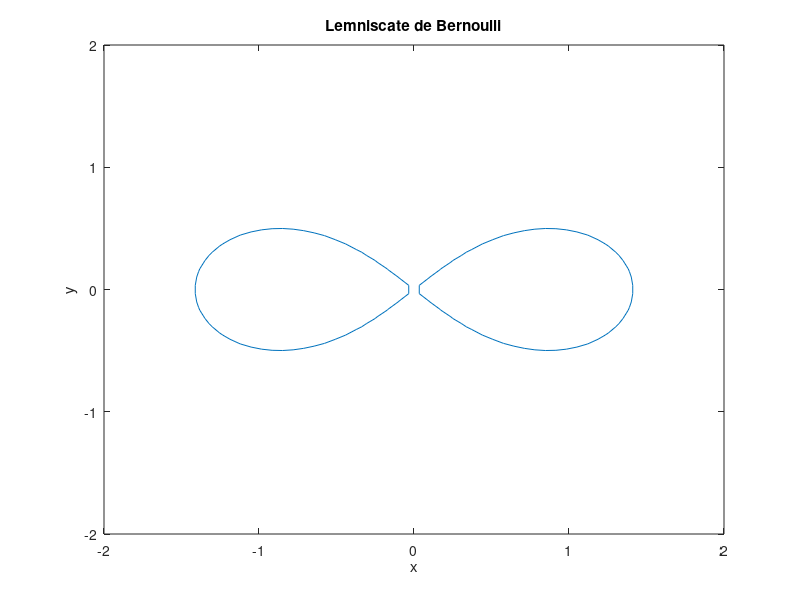
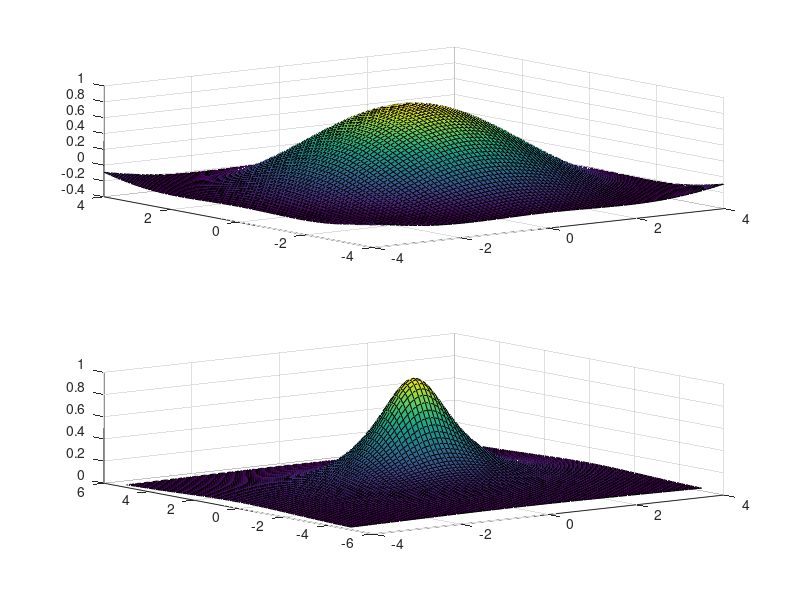
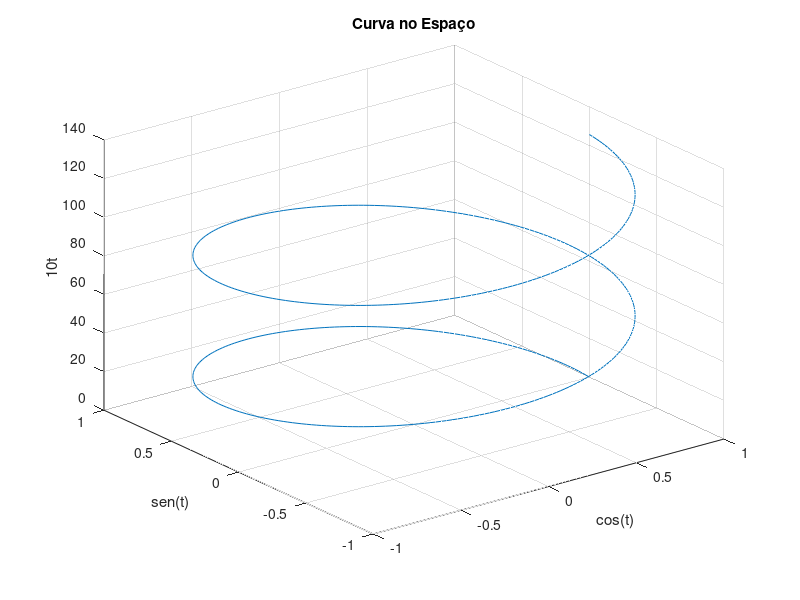

These charts were generated, in order, by the following MATLAB code:
## Autor: Matheus Lage Muzzi Cabral
## RA: 2023009628

clc
%%3.2
figure(1)
ezplot('(((x^2)+(y^2))^2)-2*((x^2)-(y^2))',[-2,2])
title('Lemniscate de Bernoulli')
xlabel('x');
ylabel('y');
%%

%%3.5
figure(2)
subplot(2,1,1)

[X,Y] = meshgrid(-4:0.1:4,-4:0.1:4);
Z1 = sin(((X.^2)+(Y.^2)+1).^(1/2))./((X.^2)+(Y.^2)+1).^(1/2);
surf(X,Y,Z1)

subplot(2,1,2)
[X,Y] = meshgrid(-4:0.1:4,-5:0.1:5);
Z2 = 1./((X.^2)+(Y.^2)+1);
surf(X,Y,Z2)
%%

%%3.7
figure(3)
ezplot3('cos(t)','sin(t)','10*t',[0,4*pi])
title('Curva no Espaço');
xlabel('cos(t)');
ylabel('sen(t)');
zlabel('10t');
%%

%%4.1
z=complex(2,3);

#(a)
abs(z)

#(b)
angle(z)

#(c)
fprintf('z = ∣%d∣e%di\n',abs(z),angle(z));

#(d)
conj(z)

#(e)
(z*conj(z))^(1/2)
%%

%%5.1
A=[2 0 1+i;0 1 0;1+i 0 2+2i];
B=[1 2 i];

#(a)
det(A)

#(b)
inv(A)

#(c)
A^2

#(d)
A.*A

#(e)
abs(A)

#(f)
angle(A)

#(g)
real(A)
imag(A)

#(h)
x = B*inv(A)

%%
